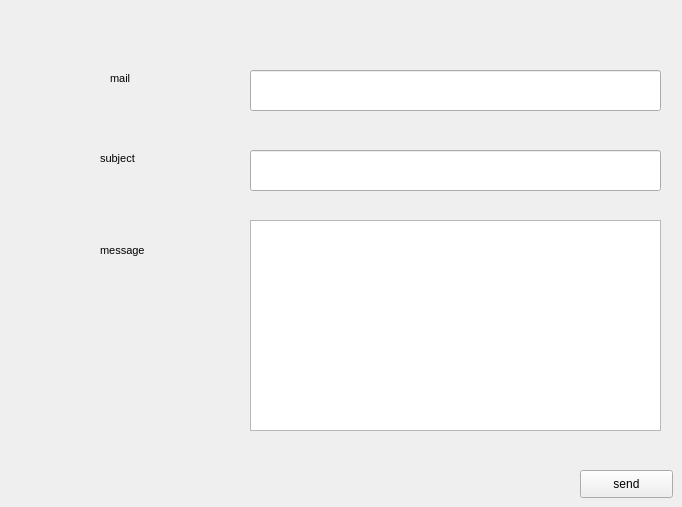
      <widget class="QWidget" name="tab_8">
       <attribute name="title">
        <string>Email</string>
       </attribute>
       <widget class="QLabel" name="label_51">
        <property name="geometry">
         <rect>
          <x>100</x>
          <y>150</y>
          <width>81</width>
          <height>16</height>
         </rect>
        </property>
        <property name="font">
         <font>
          <pointsize>8</pointsize>
          <weight>50</weight>
          <bold>false</bold>
         </font>
        </property>
        <property name="text">
         <string>subject</string>
        </property>
       </widget>
       <widget class="QLineEdit" name="rcpt">
        <property name="geometry">
         <rect>
          <x>250</x>
          <y>70</y>
          <width>411</width>
          <height>41</height>
         </rect>
        </property>
       </widget>
       <widget class="QLineEdit" name="subject">
        <property name="geometry">
         <rect>
          <x>250</x>
          <y>150</y>
          <width>411</width>
          <height>41</height>
         </rect>
        </property>
       </widget>
       <widget class="QLabel" name="label_52">
        <property name="geometry">
         <rect>
          <x>100</x>
          <y>240</y>
          <width>71</width>
          <height>21</height>
         </rect>
        </property>
        <property name="font">
         <font>
          <pointsize>8</pointsize>
         </font>
        </property>
        <property name="text">
         <string>message</string>
        </property>
       </widget>
       <widget class="QLabel" name="label_54">
        <property name="geometry">
         <rect>
          <x>110</x>
          <y>70</y>
          <width>55</width>
          <height>16</height>
         </rect>
        </property>
        <property name="font">
         <font>
          <pointsize>8</pointsize>
          <weight>50</weight>
          <bold>false</bold>
         </font>
        </property>
        <property name="text">
         <string>mail</string>
        </property>
       </widget>
       <widget class="QTextEdit" name="msg">
        <property name="geometry">
         <rect>
          <x>250</x>
          <y>220</y>
          <width>411</width>
          <height>211</height>
         </rect>
        </property>
       </widget>
       <widget class="QPushButton" name="send">
        <property name="geometry">
         <rect>
          <x>580</x>
          <y>470</y>
          <width>93</width>
          <height>28</height>
         </rect>
        </property>
        <property name="text">
         <string>send</string>
        </property>
       </widget>
      </widget>
